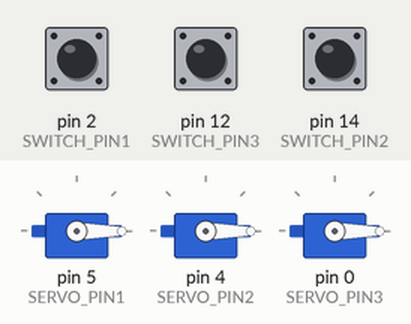
This sketch was run on a simulated Arduino Uno, built with avr-gcc and run on an emulated ATmega328P. On the bench: 3 × servo. The inputs (shaded band) are chosen by the test bench; at power-on: pin 2 (SWITCH_PIN1) HIGH, pin 12 (SWITCH_PIN3) HIGH, pin 14 (SWITCH_PIN2) HIGH.

Above: at 1.2 s.
1.3 s: pin 2 (SWITCH_PIN1) pulled LOW for 3.2 s
At 2.7 s:
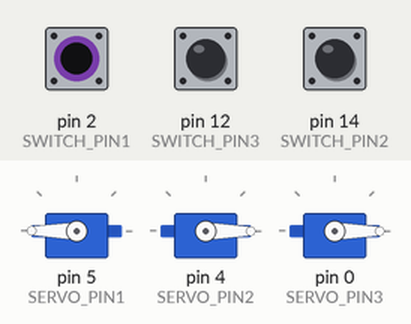
6.8 s: pin 12 (SWITCH_PIN3) pulled LOW for 0.15 s
At 8.1 s:
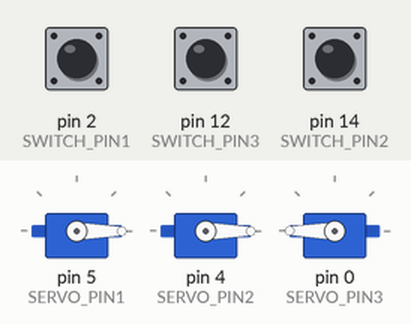
9.3 s: pin 14 (SWITCH_PIN2) pulled LOW for 0.15 s
At 11.2 s:
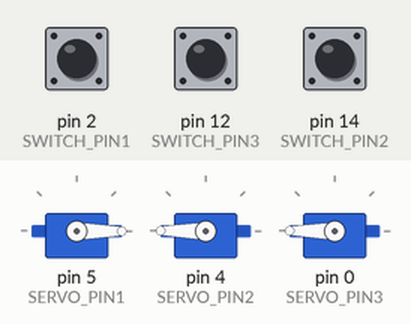
11.8 s: pin 2 (SWITCH_PIN1) pulled LOW for 0.15 s
At 13.1 s:
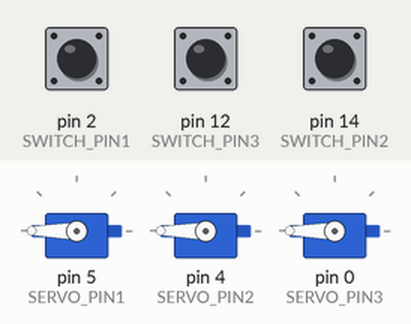
14.3 s: pin 12 (SWITCH_PIN3) pulled LOW for 1 s
At 16.2 s:
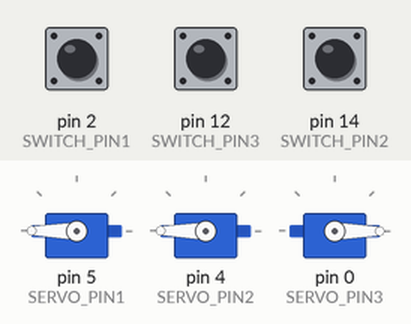
16.8 s: pin 2 (SWITCH_PIN1) pulled LOW for 1 s
At 18.1 s:
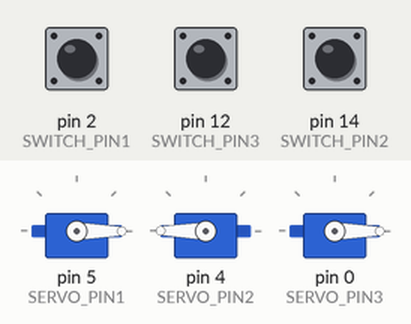
Timing chart, 0 to 19.8 s (numbered marks = the images above; inputs shaded):
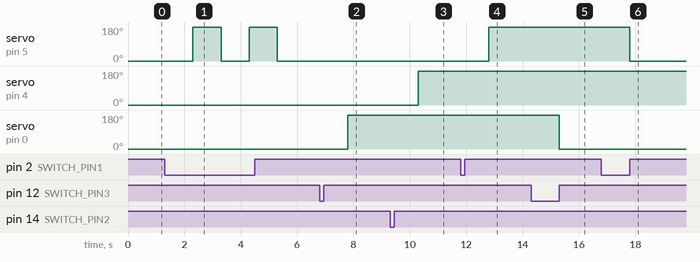

The sketch:

pilldispensingmechanism.ino
```cpp
#include <Servo.h>

#define SERVO_PIN1 5
#define SERVO_PIN2 4
#define SERVO_PIN3 0

#define SWITCH_PIN1 2
#define SWITCH_PIN2 14
#define SWITCH_PIN3 12

Servo servoMotor1;
Servo servoMotor2;
Servo servoMotor3;

bool switchState1 = false;
bool switchState2 = false;
bool switchState3 = false;

int count1=1;
int count2=1;
int count3=1;

void setup() {
  pinMode(SWITCH_PIN1, INPUT_PULLUP);
  servoMotor1.attach(SERVO_PIN1);
  servoMotor1.write(0);
    pinMode(SWITCH_PIN2, INPUT_PULLUP);
  servoMotor2.attach(SERVO_PIN2);
  servoMotor2.write(0);
    pinMode(SWITCH_PIN3, INPUT_PULLUP);
  servoMotor3.attach(SERVO_PIN3);
  servoMotor3.write(0);
}

void loop() {
  switchState1 = digitalRead(SWITCH_PIN1);
  switchState2 = digitalRead(SWITCH_PIN2);
  switchState3 = digitalRead(SWITCH_PIN3);

  if (switchState1 == LOW) {
    count1++;
    delay(1000);
  }
  if (count1%2==0){
    servoMotor1.write(180);

  }
  else if(count1%2!=0){
    servoMotor1.write(0);

  }
  //-------------------------------------
   if (switchState2 == LOW) {
    count2++;
    delay(1000);
  }
  if (count2%2==0){
    servoMotor2.write(180);

  }
  else if(count2%2!=0){
    servoMotor2.write(0);
  //-------------------------------------
  }
   if (switchState3 == LOW) {
    count3++;
    delay(1000);
  }
  if (count3%2==0){
    servoMotor3.write(180);

  }
  else if(count3%2!=0){
    servoMotor3.write(0);

  }

}
```

Measured:
- after the input at 1.3 s, servo on pin 5 (SERVO_PIN1): alternates 180° for 1.0 s and 0° for 1.0 s, starting after 1.0 s
- after the input at 6.8 s, servo on pin 0 (SERVO_PIN3): 0° → 180° after 1.0 s
- after the input at 9.3 s, servo on pin 4 (SERVO_PIN2): 0° → 180° after 1.0 s
- after the input at 11.8 s, servo on pin 5 (SERVO_PIN1): 0° → 180° after 1.0 s
- after the input at 14.3 s, servo on pin 0 (SERVO_PIN3): 180° → 0° after 1.0 s
- after the input at 16.8 s, servo on pin 5 (SERVO_PIN1): 180° → 0° after 1.0 s
